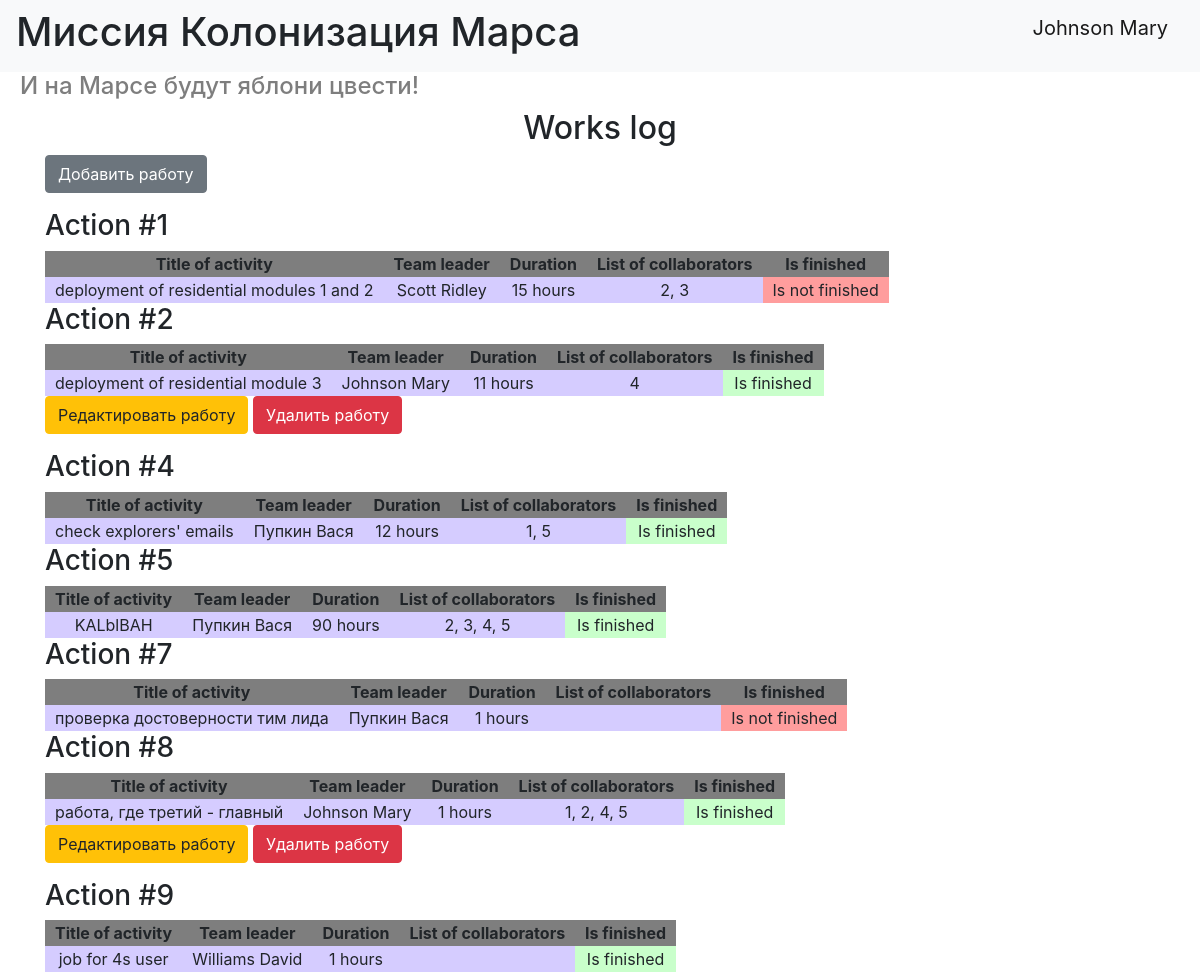
Screenshot of /index (signed in) with the database file from the repository.
### data/users.py (models this page shows, shortened)
class User(SqlAlchemyBase, UserMixin):
    __tablename__ = 'users'
    id = sqlalchemy.Column(sqlalchemy.Integer,
                           primary_key=True, autoincrement=True)
    surname = sqlalchemy.Column(sqlalchemy.String, nullable=True)
    name = sqlalchemy.Column(sqlalchemy.String, nullable=True)
    age = sqlalchemy.Column(sqlalchemy.Integer, nullable=True)
    position = sqlalchemy.Column(sqlalchemy.String, nullable=True)
    speciality = sqlalchemy.Column(sqlalchemy.String, nullable=True)
    address = sqlalchemy.Column(sqlalchemy.String, nullable=True)
    email = sqlalchemy.Column(sqlalchemy.String,
                              unique=True, nullable=True)
    hashed_password = sqlalchemy.Column(sqlalchemy.String, nullable=True)
    modified_date = sqlalchemy.Column(sqlalchemy.DateTime,
                                      default=datetime.datetime.now)
    jobs = orm.relationship("Jobs", back_populates='user')
    department = orm.relationship('Department')

### data/jobs.py (models this page shows, shortened)
class Jobs(SqlAlchemyBase):
    __tablename__ = 'jobs'
    id = sqlalchemy.Column(sqlalchemy.Integer,
                           primary_key=True, autoincrement=True)
    team_leader = sqlalchemy.Column(sqlalchemy.Integer,
                                    sqlalchemy.ForeignKey("users.id"))
    job = sqlalchemy.Column(sqlalchemy.String, nullable=True)
    work_size = sqlalchemy.Column(sqlalchemy.Integer, nullable=True)
    collaborators = sqlalchemy.Column(sqlalchemy.String, nullable=True)
    start_date = sqlalchemy.Column(sqlalchemy.Date, nullable=True)
    end_date = sqlalchemy.Column(sqlalchemy.Date, nullable=False)
    is_finished = sqlalchemy.Column(sqlalchemy.Boolean, nullable=False)
    user = orm.relationship('User')

### index.py (the view)
@app.route('/')
@app.route('/index')
def index():
    db_sess = db_session.create_session()
    jobs = db_sess.query(Jobs).all()
    return render_template('index.html', jobs=jobs, title='Works log')

### data/db_session.py (called while the page is built)
def create_session() -> Session:
    global __factory
    return __factory()

### index.py (called while the page is built)
@login_manager.user_loader
def load_user(user_id):
    db_sess = db_session.create_session()
    return db_sess.query(User).get(user_id)

### templates/index.html
{% extends "base.html" %}
{% block content %}
    <h2> Works log </h2>
    {% if current_user.is_authenticated %}
        <p>
            <a href="create_job" class="btn btn-secondary">Добавить работу</a>
        </p>
    {% endif %}
    {% for job in jobs %}
        <h3> Action #{{job.id}} </h3>
        <table>
            <tr>
                <th> Title of activity </th>
                <th> Team leader </th>
                <th> Duration </th>
                <th> List of collaborators </th>
                <th> Is finished </th>
            </tr>
            <tr style="background-color: #d5ccff">
                <td> {{job.job}} </td>
                <td> {{job.user.surname}} {{job.user.name}} </td>
                <td> {{job.work_size}} hours </td>
                <td> {{job.collaborators}} </td>
                {% if job.is_finished %}
                    <td style="background-color: #c9ffcb"> Is finished </td>
                {% else %}
                    <td style="background-color: #ff9d9d"> Is not finished </td>
                {% endif %}
            </tr>
        </table>
        {% if current_user.id == 1 or current_user == job.user %}
            <p>
                <a href="/job/{{job.id}}" class="btn btn-warning">Редактировать работу</a>
                <a href="/delete_job/{{job.id}}" class="btn btn-danger">Удалить работу</a>
            </p>
        {% endif %}
    {% endfor %}
{% endblock %}

### templates/base.html (shortened to what this page needs)
<!doctype html>
<html lang="en">
<head>
    <link rel="stylesheet"
          href="https://stackpath.bootstrapcdn.com/bootstrap/4.4.1/css/bootstrap.min.css"
>
    <link rel="stylesheet" type="text/css" href="/static/css/style.css">
</head>
<body>
<header>
    <nav class="navbar navbar-light bg-light">
        <h1> Миссия Колонизация Марса </h1>
        {% if current_user.is_authenticated %}
            <p>
                <a class="navbar-brand" href="/logout">{{ current_user.surname }} {{ current_user.name }}</a>
            </p>
        {% else %}
            <p>
                <a class="btn btn-primary " href="/register">Зарегистрироваться</a>
                <a class="btn btn-success" href="/login">Войти</a>
            </p>
        {% endif %}
    </nav>
    <h4> И на Марсе будут яблони цвести! </h4>
</header>
<main role="main" class="container">
    {% block content %}{% endblock %}
</main>
</body>
</html>

### static/css/style.css (style rules this page uses)
h4 { margin-left: 20px; color: #7e7e7e; }
h2 { text-align: center; }
th { padding-left: 10px; padding-right: 10px; text-align: center; background-color: #7e7e7e; }
td { padding-left: 10px; padding-right: 10px; text-align: center; }

### rows the page displays
User: surname "Johnson", name "Mary"
Jobs: id "1", job "deployment of residential modules 1 and 2", user.surname "Scott", user.name "Ridley", work_size "15", collaborators "2, 3", is_finished "Is not finished"
Jobs: id "2", job "deployment of residential module 3", user.surname "Johnson", user.name "Mary", work_size "11", collaborators "4", is_finished "Is finished"
Jobs: id "4", job "check explorers' emails", user.surname "Пупкин", user.name "Вася", work_size "12", collaborators "1, 5", is_finished "Is finished"
Jobs: id "5", job "KALblBAH", user.surname "Пупкин", user.name "Вася", work_size "90", collaborators "2, 3, 4, 5", is_finished "Is finished"
Jobs: id "7", job "проверка достоверности тим лида", user.surname "Пупкин", user.name "Вася", work_size "1", is_finished "Is not finished"
Jobs: id "8", job "работа, где третий - главный", user.surname "Johnson", user.name "Mary", work_size "1", collaborators "1, 2, 4, 5", is_finished "Is finished"
Jobs: id "9", job "job for 4s user", user.surname "Williams", user.name "David", work_size "1", is_finished "Is finished"
